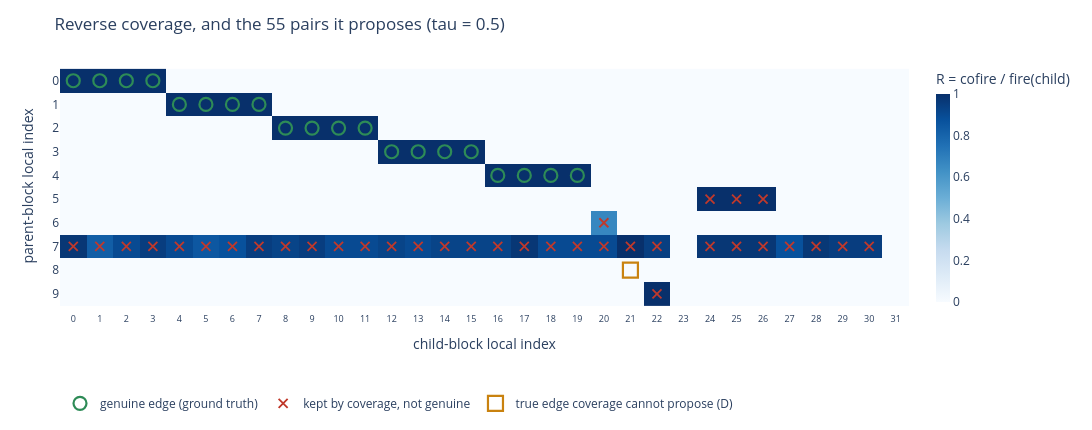

This figure's notebook cell:
### Markdown cell above
Every genuine edge is proposed, and so are thirty-five pairs that are not genuine.
That is the intended shape: coverage is meant to be permissive, and metrics 2–9
exist to prune what it lets through.

In the matrix below, a bright cell is a high reverse coverage. The green rings mark
the twenty genuine edges; a red cross marks a pair coverage kept that is not one.
Row 7 — the superparent — is bright almost the whole way across, and row 8's true
edge to child 21 is dark, which is what absorption looks like when only co-firing
is in view.

### Code cell
fig = go.Figure(go.Heatmap(
    z=R.numpy(), colorscale="Blues", zmin=0, zmax=1,
    colorbar=dict(title="R = cofire / fire(child)", thickness=14),
    hovertemplate="parent %{y} -> child %{x}<br>R = %{z:.2f}<extra></extra>"))

gx = [c for _, c in sorted(genuine)]
gy = [p for p, _ in sorted(genuine)]
fig.add_trace(go.Scatter(
    x=gx, y=gy, mode="markers", name="genuine edge (ground truth)",
    marker=dict(symbol="circle-open", size=13, color=GREEN, line=dict(width=2.2)),
    hoverinfo="skip"))

fx = [c for p, c in sorted(kept - genuine)]
fy = [p for p, c in sorted(kept - genuine)]
fig.add_trace(go.Scatter(
    x=fx, y=fy, mode="markers", name="kept by coverage, not genuine",
    marker=dict(symbol="x-thin", size=9, color=RED, line=dict(width=1.8, color=RED)),
    hoverinfo="skip"))

fig.add_trace(go.Scatter(
    x=[ABSORB_CHILD], y=[ABSORB_PARENT], mode="markers",
    name="true edge coverage cannot propose (D)",
    marker=dict(symbol="square-open", size=15, color=AMBER, line=dict(width=2.2)),
    hoverinfo="skip"))

fig.update_layout(
    title=f"Reverse coverage, and the {len(kept)} pairs it proposes "
          f"(tau = {C.EDGE_TAU})",
    width=1120, height=430, plot_bgcolor="white",
    xaxis=dict(title="child-block local index", dtick=1, tickfont=dict(size=9),
               range=[-0.5, N_CHILD - 0.5]),
    yaxis=dict(title="parent-block local index", dtick=1, autorange="reversed"),
    margin=dict(l=60, r=20, t=60, b=60),
    legend=dict(orientation="h", yanchor="bottom", y=-0.42, x=0))
coverage_fig = fig
coverage_fig.show()

### Figure 1 — Plotly figure (JSON) as saved in the notebook; plotly's stock layout.template omitted (floating-point values rounded to 4 significant figures; data arrays with more than 128 entries replaced by an {"elided": "..."} marker saying what was removed)
{"data": [{"colorbar": {"thickness": 14, "title": {"text": "R = cofire / fire(child)"}}, "colorscale": [[0, "rgb(247,251,255)"], [0.125, "rgb(222,235,247)"], [0.25, "rgb(198,219,239)"], [0.375, "rgb(158,202,225)"], [0.5, "rgb(107,174,214)"], [0.625, "rgb(66,146,198)"], [0.75, "rgb(33,113,181)"], [0.875, "rgb(8,81,156)"], [1, "rgb(8,48,107)"]], "hovertemplate": "parent %{y} -> child %{x}<br>R = %{z:.2f}<extra></extra>", "type": "heatmap", "z": {"elided": "10x32 float values"}, "zmax": 1, "zmin": 0}, {"hoverinfo": "skip", "marker": {"color": "#2e8b57", "line": {"width": 2.2}, "size": 13, "symbol": "circle-open"}, "mode": "markers", "name": "genuine edge (ground truth)", "type": "scatter", "x": [0, 1, 2, 3, 4, 5, 6, 7, 8, 9, 10, 11, 12, 13, 14, 15, 16, 17, 18, 19], "y": [0, 0, 0, 0, 1, 1, 1, 1, 2, 2, 2, 2, 3, 3, 3, 3, 4, 4, 4, 4]}, {"hoverinfo": "skip", "marker": {"color": "#c0392b", "line": {"color": "#c0392b", "width": 1.8}, "size": 9, "symbol": "x-thin"}, "mode": "markers", "name": "kept by coverage, not genuine", "type": "scatter", "x": [24, 25, 26, 20, 0, 1, 2, 3, 4, 5, 6, 7, 8, 9, 10, 11, 12, 13, 14, 15, 16, 17, 18, 19, 20, 21, 22, 24, 25, 26, 27, 28, 29, 30, 22], "y": [5, 5, 5, 6, 7, 7, 7, 7, 7, 7, 7, 7, 7, 7, 7, 7, 7, 7, 7, 7, 7, 7, 7, 7, 7, 7, 7, 7, 7, 7, 7, 7, 7, 7, 9]}, {"hoverinfo": "skip", "marker": {"color": "#c9820f", "line": {"width": 2.2}, "size": 15, "symbol": "square-open"}, "mode": "markers", "name": "true edge coverage cannot propose (D)", "type": "scatter", "x": [21], "y": [8]}], "layout": {"height": 430, "legend": {"orientation": "h", "x": 0, "y": -0.42, "yanchor": "bottom"}, "margin": {"b": 60, "l": 60, "r": 20, "t": 60}, "plot_bgcolor": "white", "title": {"text": "Reverse coverage, and the 55 pairs it proposes (tau = 0.5)"}, "width": 1120, "xaxis": {"dtick": 1, "range": [-0.5, 31.5], "tickfont": {"size": 9}, "title": {"text": "child-block local index"}}, "yaxis": {"autorange": "reversed", "dtick": 1, "title": {"text": "parent-block local index"}}}}
